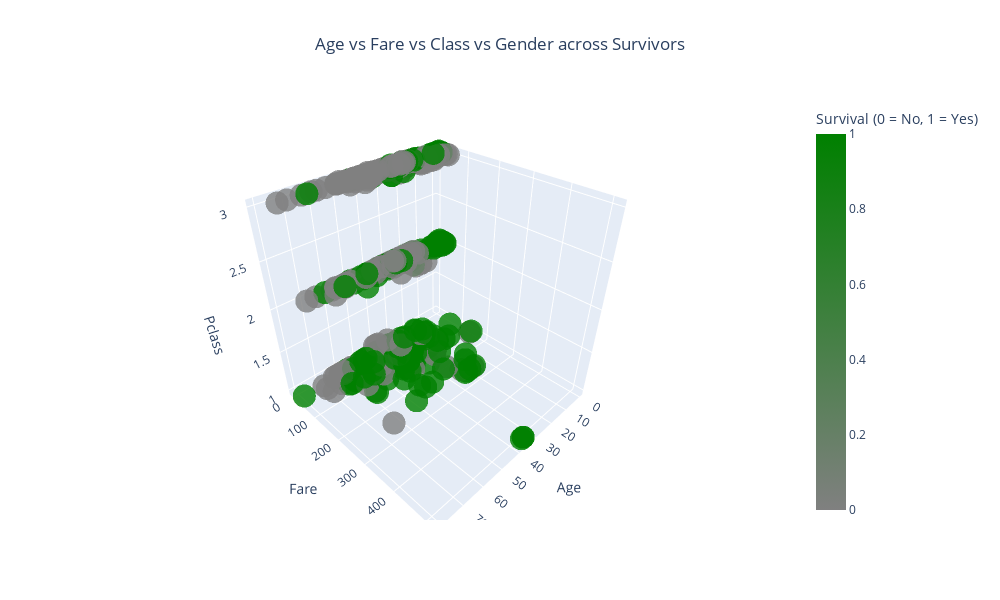

Source (notebook cell):
### Code cell
# Visualise the survivors across age, fare, class, and sex features
fig = px.scatter_3d(
            train,
            x='Age',  
            y='Fare',  
            z='Pclass',  
            color="Survived",
            title="Survivors - 3D Plot",
            labels={"Survived": "Survival (0 = No, 1 = Yes)"},
            color_continuous_scale=["gray", "green"],
            hover_data=train.columns,
             size_max=10,
            opacity=0.8
        )
fig.update_layout(
            title="Age vs Fare vs Class vs Gender across Survivors",
            title_x=0.5, 
            width=1000,
            height=600,
            showlegend=True
        )
fig.show()

### Figure 1 — Plotly figure (JSON) as saved in the notebook; plotly's stock layout.template omitted (floating-point values rounded to 4 significant figures; data arrays with more than 128 entries replaced by an {"elided": "..."} marker saying what was removed)
{"data": [{"customdata": {"elided": "891x9 mixed values"}, "hovertemplate": "Age=%{x}<br>Fare=%{y}<br>Pclass=%{z}<br>PassengerId=%{customdata[0]}<br>Survival (0 = No, 1 = Yes)=%{marker.color}<br>Name=%{customdata[2]}<br>Sex=%{customdata[3]}<br>SibSp=%{customdata[4]}<br>Parch=%{customdata[5]}<br>Ticket=%{customdata[6]}<br>Cabin=%{customdata[7]}<br>Embarked=%{customdata[8]}<extra></extra>", "legendgroup": "", "marker": {"color": {"elided": "891 int values"}, "coloraxis": "coloraxis", "opacity": 0.8, "symbol": "circle"}, "mode": "markers", "name": "", "scene": "scene", "showlegend": false, "type": "scatter3d", "x": {"elided": "891 float values"}, "y": {"elided": "891 float values"}, "z": {"elided": "891 int values"}}], "layout": {"coloraxis": {"colorbar": {"title": {"text": "Survival (0 = No, 1 = Yes)"}}, "colorscale": [[0, "gray"], [1, "green"]]}, "height": 600, "legend": {"tracegroupgap": 0}, "scene": {"domain": {"x": [0, 1], "y": [0, 1]}, "xaxis": {"title": {"text": "Age"}}, "yaxis": {"title": {"text": "Fare"}}, "zaxis": {"title": {"text": "Pclass"}}}, "showlegend": true, "title": {"text": "Age vs Fare vs Class vs Gender across Survivors", "x": 0.5}, "width": 1000}}
